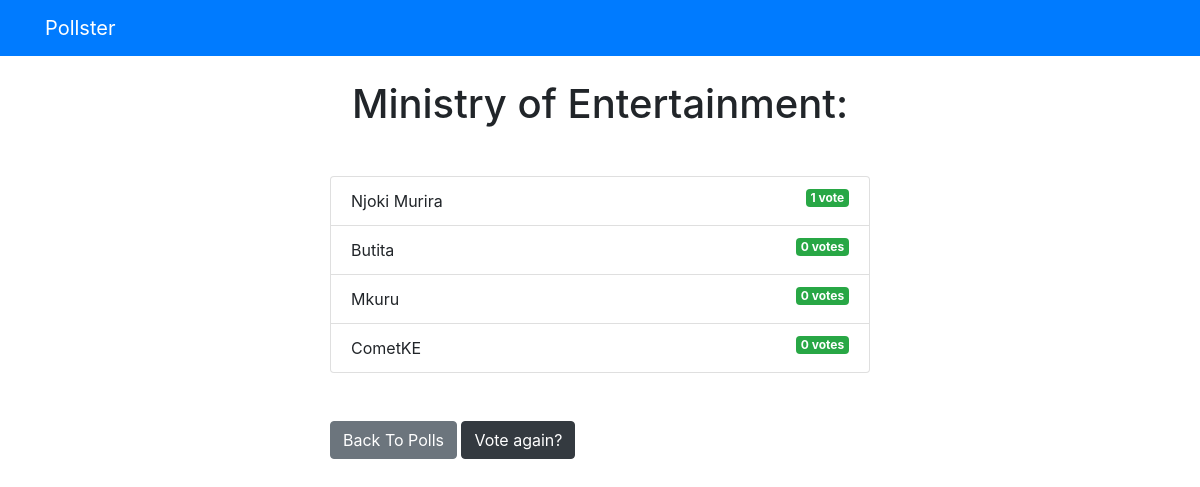
Before: /polls/5/results/ with the older database file.
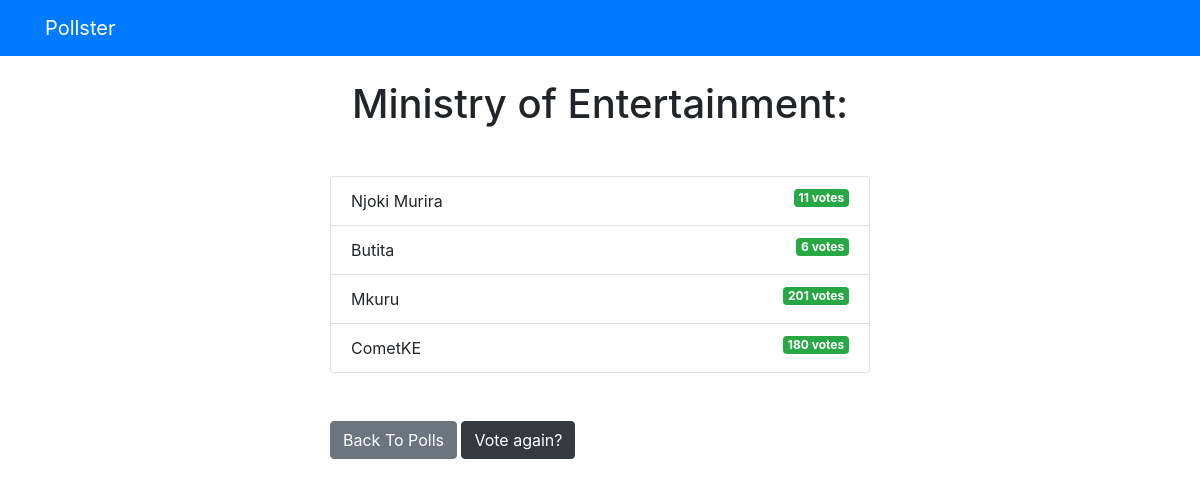
After: the same page with the newer database file.
### polls/models.py (models this page shows, shortened)
class Question(models.Model):
    question_text = models.CharField(max_length=200)
    pub_date = models.DateTimeField('date published')

class Choice(models.Model):
    question = models.ForeignKey(Question, on_delete=models.CASCADE)
    choice_text = models.CharField(max_length=200)
    votes = models.IntegerField(default=0)

### polls/views.py (the view)
# urls.py: path('<int:question_id>/results/', views.results, name='results'),
def results(request, question_id):
  question = get_object_or_404(Question, pk=question_id)
  return render(request, 'polls/results.html', { 'question': question })

### templates/polls/results.html (shortened to what this page needs)
{% extends 'base.html' %} {% block content %}
<h1 class="mb-5 text-center">{{ question.question_text }}</h1>
<ul class="list-group mb-5">
	{% for choice in question.choice_set.all %}
	<li class="list-group-item">
		{{ choice.choice_text }}
		<span class="badge badge-success float-right">{{ choice.votes }} vote{{ choice.votes | pluralize }}</span>
	</li>
	{% endfor %}
</ul>
<a class="btn btn-secondary" href="{% url 'polls:index' %}">Back To Polls</a>
<a class="btn btn-dark" href="{% url 'polls:detail' question.id %}"> Vote again? </a>
{% endblock %}

### templates/base.html (shortened to what this page needs)
<!DOCTYPE html>
<html lang="en">
  <head>
    <link
      rel="stylesheet"
      href="https://stackpath.bootstrapcdn.com/bootstrap/4.3.1/css/bootstrap.min.css"
    />
  </head>
  <body>
    {% include 'partials/_navbar.html' %}
    <div class="container">
      <div class="row">
        <div class="col-md-6 m-auto">{% block content %}{% endblock %}</div>
      </div>
    </div>
  </body>
</html>

### templates/partials/_navbar.html
<nav class="navbar navbar-dark bg-primary mb-4">
	<div class="container">
		<a class="navbar-brand" href="/">Pollster</a>
	</div>
</nav>

Changed rows visible on the page:
changed Choice "Njoki Murira": votes "1" → "11"; votes|pluralize (not shown) → "s"
changed Choice "Butita": votes "0" → "6"
changed Choice "Mkuru": votes "0" → "201"
changed Choice "CometKE": votes "0" → "180"
